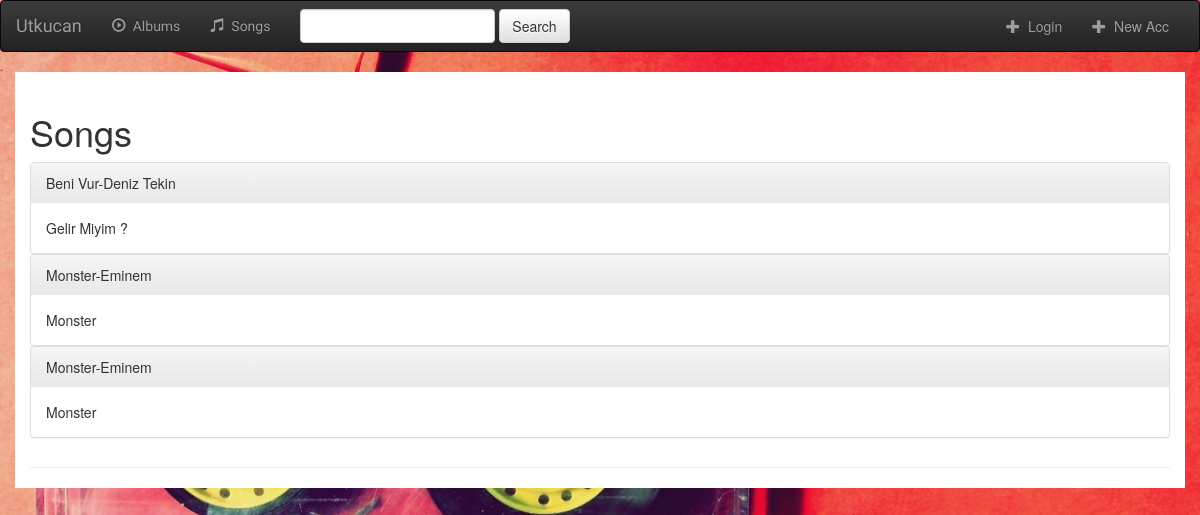
The app's page //song with its own data.
### music/models.py (models this page shows, shortened)
class Song(models.Model):
    album=models.ForeignKey(Album,on_delete=models.CASCADE)
    file_type=models.CharField(max_length=10)
    song_title=models.CharField(max_length=250)
    is_favorite=models.BooleanField(default=False)

class Album(models.Model):
    artist=models.CharField(max_length=250)
    album_title=models.CharField(max_length=500)
    genre=models.CharField(max_length=100)
    album_logo=models.ImageField()
    def __unicode__(self):
        return self.album_title+"-"+self.artist

### music/views.py (the view)
# urls.py: url(r"^/song$", views.SongView.as_view(), name="all-song"),
class SongView(generic.ListView):
    template_name = "music/songlist.html"
    context_object_name = "all_songs"
    def get_queryset(self):
        return Song.objects.all()

### music/templates/music/songlist.html
{% extends 'music/base.html' %}
{% block body %}
<div class="container">
  <div class="page-header">
<h1>Songs</h1>
{% if all_songs %}
    {% for song in all_songs %}
        <div class="panel-group">
    <div class="panel panel-default">
      <div class="panel-heading">{{song.album}}</div>
      <div class="panel-body">{{song.song_title}}</div>
    </div>
        {% endfor %}
{% else %}
    <h2>You dont have any albums</h2>
{% endif %}
  </div>
</div>
{% endblock %}

### music/static/music/base.css (style rules this page uses)
body { background: white url("images/bc2.jpg"); background-size: 100% auto; }
.container { background-color: white; }

### records on screen
Song: album "Beni Vur-Deniz Tekin", song_title "Gelir Miyim ?"
Song: album "Monster-Eminem", song_title "Monster"
Song: album "Monster-Eminem", song_title "Monster"
